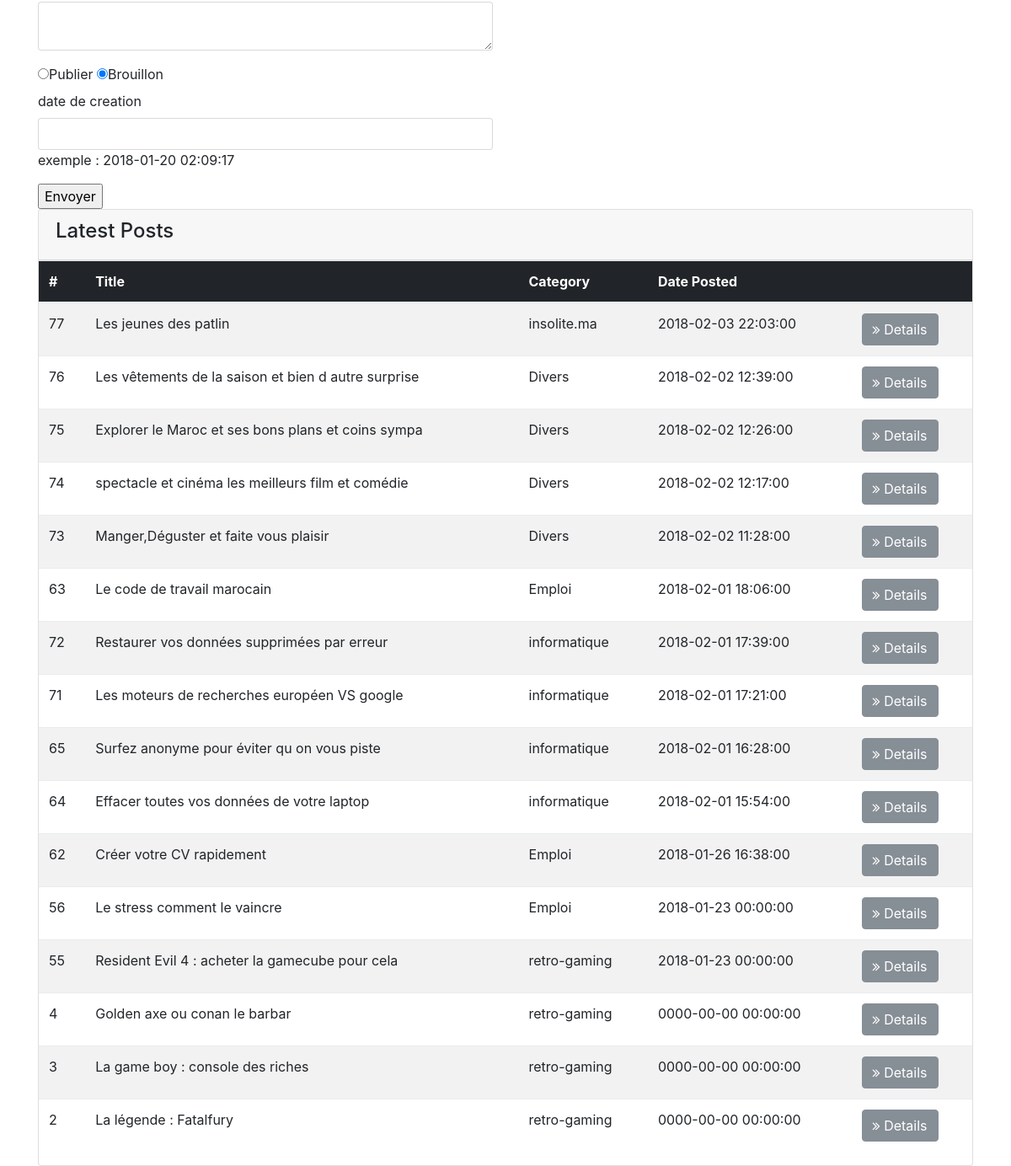
Page /admin/index.php (lower part) on the earlier database version.
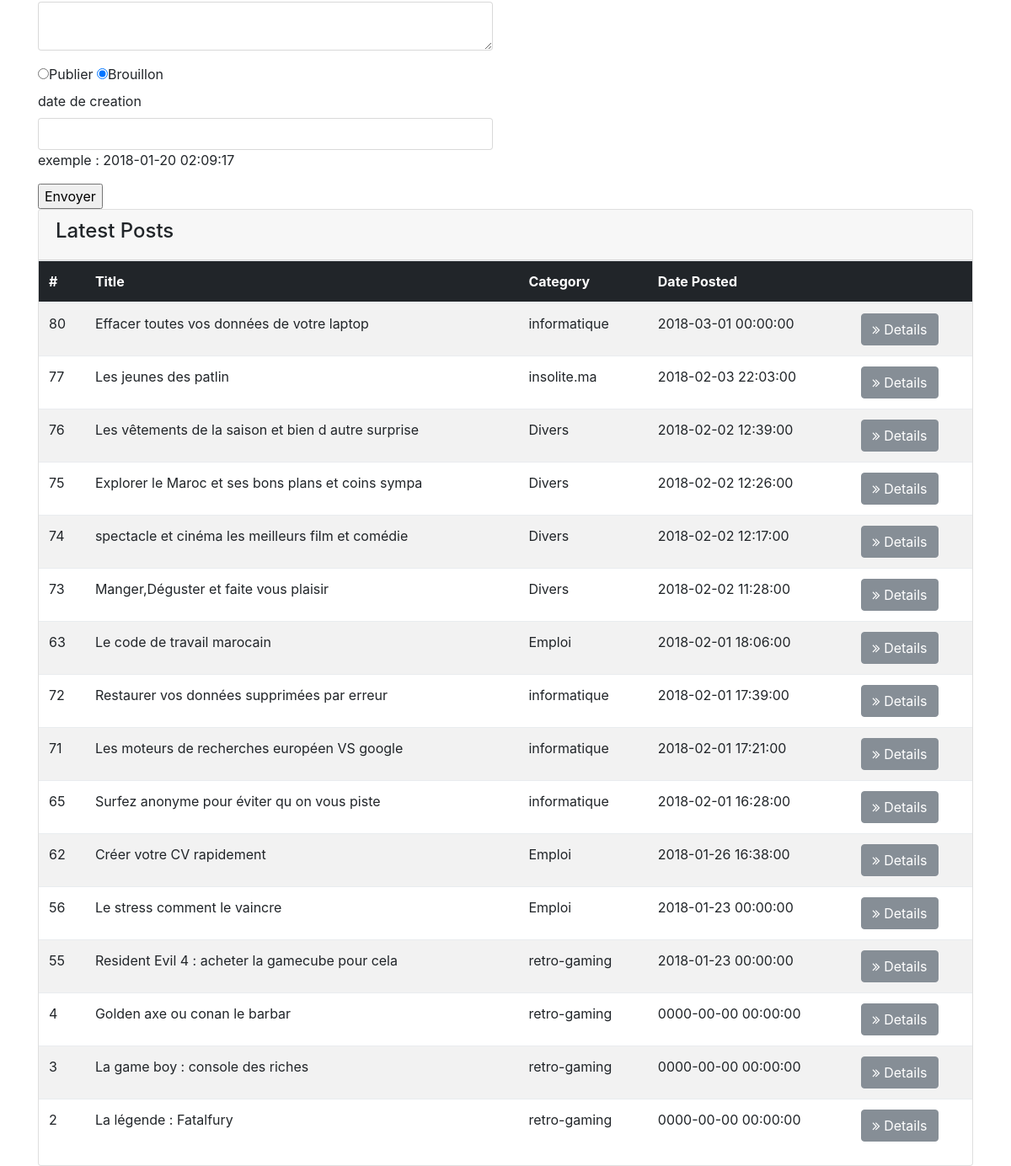
Same page on the later database version.
### tables this page shows
CREATE TABLE `article` (
  `idarticle` int(11) NOT NULL,
  `titre` varchar(150) DEFAULT NULL,
  `introtxt` varchar(100) NOT NULL,
  `contenutxt` varchar(1000) DEFAULT NULL,
  `contenuimage` varchar(1000) DEFAULT NULL,
  `afficher` int(11) DEFAULT NULL,
  `nbrlecture` int(11) DEFAULT NULL,
  `datecreation` timestamp NULL DEFAULT NULL,
  `idcategorie` int(11) DEFAULT NULL,
  `posteur` varchar(100) NOT NULL
);

CREATE TABLE `categorie` (
  `idcategorie` int(11) NOT NULL,
  `titre` varchar(50) DEFAULT NULL,
  `afficher` int(11) DEFAULT NULL,
  `iconecategorie` varchar(200) DEFAULT NULL
);

### admin/index.php (the view, shortened to what this page needs)
<!DOCTYPE html>
<html lang="fr">
<head>
  <link rel="stylesheet" href="css/font-awesome.min.css">
  <link rel="stylesheet" href="css/bootstrap.css">
  <link rel="stylesheet" href="css/style.css">
</head>
<body>
  <div class="container">
      <div class="row">
        <div class="col-md-6">
		<form enctype="multipart/form-data" action="traitement.php" method="post">
		   <div class="form-group">
              <textarea name="editor1" class="form-control"></textarea>
            </div>
   <div class="radio">
  <label class="radio-inline"><input type="radio" name="choix" value="1" >Publier</label>
<label class="radio-inline"><input type="radio" name="choix" value="0" checked="checked">Brouillon</label>
   </div>
   <div class="form-group">
              <label for="datecreation">date de creation</label>
              <input type="text" name="datecreation" value="" class="form-control">
            exemple : 2018-01-20 02:09:17
			</div>
<input type="submit" value="Envoyer" name="submit" />
				</form>
		</div>
 <div class="col-md-6">
 </div>
		</div>
		</div>
<section id="posts">
    <div class="container">
      <div class="row">
        <div class="col-md-12">
          <div class="card">
            <div class="card-header">
              <h4>Latest Posts</h4>
            </div>
            <table class="table table-striped">
              <thead class="thead-inverse">
                <tr>
                  <th>#</th>
                  <th>Title</th>
                  <th>Category</th>
                  <th>Date Posted</th>
                  <th></th>
                </tr>
              </thead>
              <tbody>
				<?php
				$sqlrecuppostcat="select ar.idarticle as idarticle,ar.titre as titrearticle,cat.titre as titrecategorie,ar.datecreation from article ar,categorie cat where ar.idcategorie=cat.idcategorie ORDER BY ar.datecreation DESC ";
				$resultrecuppostcat = mysql_query($sqlrecuppostcat);
				while($data = mysql_fetch_assoc($resultrecuppostcat)) {
				echo " <tr>
                  <td scope=\"row\">".$data["idarticle"]."</td>
                  <td>".$data["titrearticle"]."</td>
                  <td>".$data["titrecategorie"]."</td>
                  <td>".$data["datecreation"]."</td>
                  <td><a href=\"detailspost.php?idarticle=".$data["idarticle"]."\" class=\"btn btn-secondary\">
                  <i class=\"fa fa-angle-double-right\"></i> Details
                  </a></td>
                </tr>";
				}
				?>
			  </tbody>
            </table>
          </div>
        </div>
</body>
</html>

Differences in the rows shown:
removed article: idarticle "64", titre "Effacer toutes vos données de votre laptop", idcategorie.titre "informatique", datecreation "2018-02-01 15:54:00"
added article: idarticle "80", titre "Effacer toutes vos données de votre laptop", idcategorie.titre "informatique", datecreation "2018-03-01 00:00:00"
